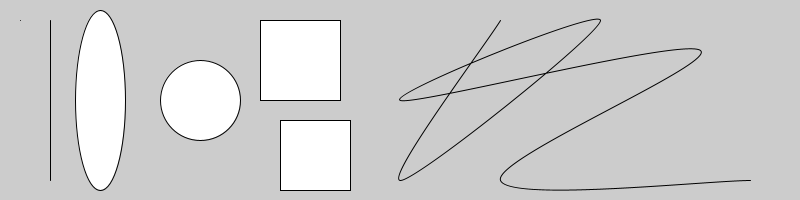
Frame 1 (no input)
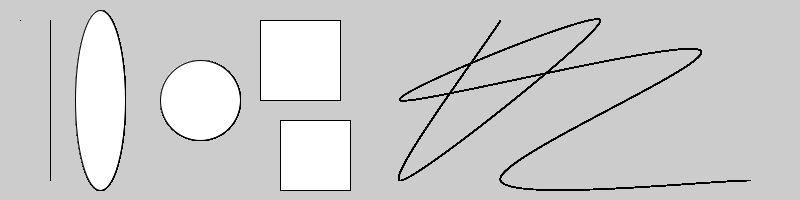
Frame 60 (the mouse pressed at the canvas centre just before this capture)
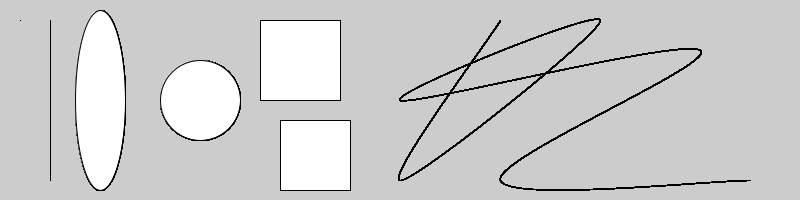
Frame 120 (the mouse held since frame 60 and released just before this capture)

The Processing sketch that drew these frames (run headless with seeded random() and noise(); from frame 60 on, the mouse is pressed at the canvas centre):

// Processing sketch: processing_84675
// ── processing_84675.pde

// P03_BasicsOfShapes
// Barton Poulson uvu.edu/profpages/bart
// 15 January 2013

void setup() {
  size(800, 200);
}

void draw() {
  fill(255);
  point(20, 20);
  line(50, 20, 50, 180);
  ellipse(100, height/2, 50, 180);
  ellipse(200, height/2, 80, 80);
  rect(260, 20, 80, 80);
  rect(280, 120, 70, 70);
  
  noFill();
  beginShape();
    curveVertex(500, 20);
    curveVertex(500, 20);
    curveVertex(400, 180);
    curveVertex(600, 20);
    curveVertex(400, 100);
    curveVertex(700, 50);
    curveVertex(500, 180);
    curveVertex(750, 180);
    curveVertex(750, 180);
  endShape();
}
